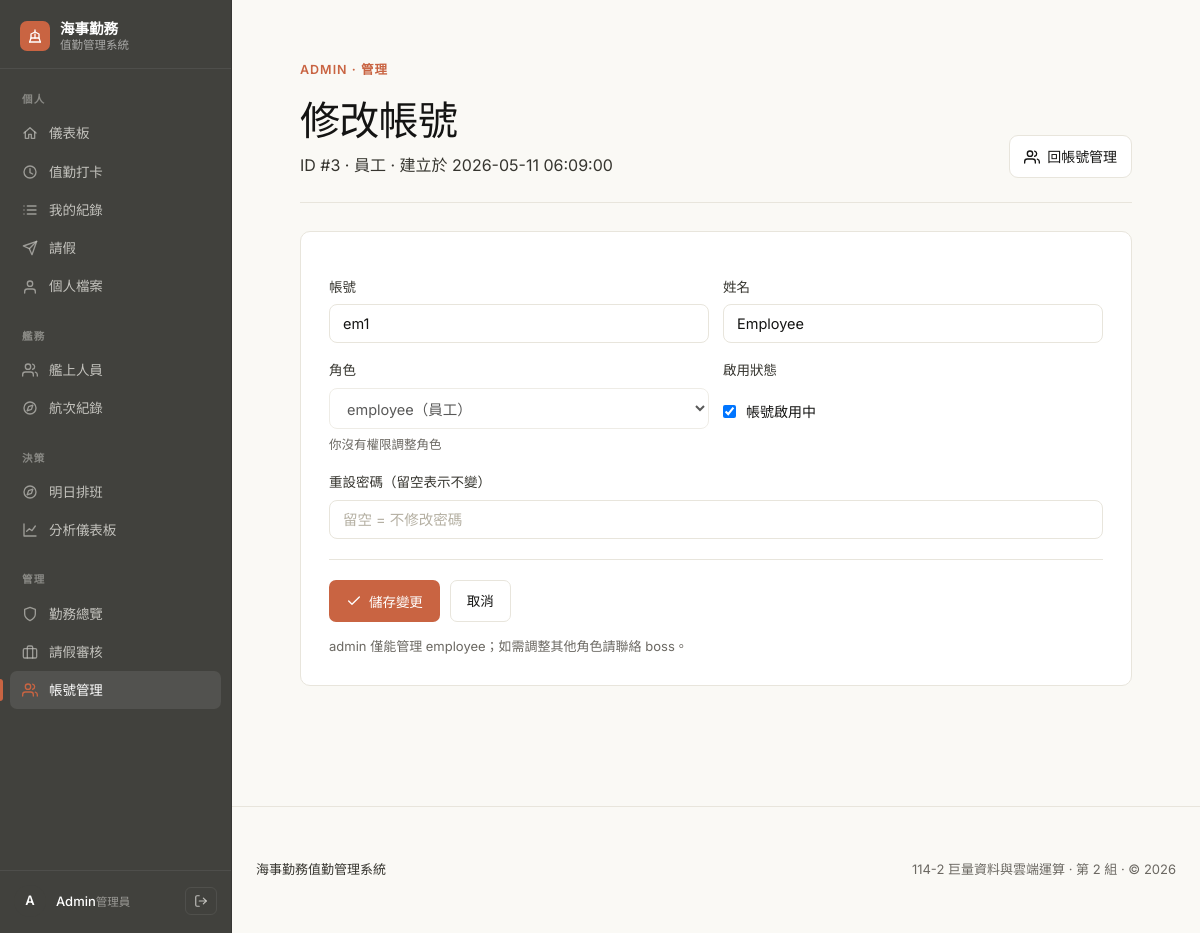
Page /admin_user_edit.php?uid=3 (signed in) on the committed database.
### tables this page shows
CREATE TABLE IF NOT EXISTS users (
  user_id INT AUTO_INCREMENT PRIMARY KEY,
  username VARCHAR(50) NOT NULL UNIQUE,
  password_hash VARCHAR(255) NOT NULL,
  full_name VARCHAR(100) NOT NULL,
  role ENUM('boss','admin','employee') NOT NULL DEFAULT 'employee',
  duty_position VARCHAR(20) NOT NULL DEFAULT '前甲板',
  is_active TINYINT(1) NOT NULL DEFAULT 1,
  created_at DATETIME NOT NULL DEFAULT CURRENT_TIMESTAMP
);

### admin_user_edit.php (the view, shortened to what this page needs)
<?php
require 'db.php';
require_once 'ui.php';
$my_role = $_SESSION['role'] ?? '';
$uid = (int)($_GET['uid'] ?? 0);
$stmt = $pdo->prepare("SELECT user_id, username, full_name, role, is_active, created_at FROM users WHERE user_id=? LIMIT 1");
$stmt->execute([$uid]);
$u = $stmt->fetch();
$can = can_manage_user($u['role'], (int)$u['user_id']);
?>
<!doctype html>
<html lang="zh-TW">
<head>
</head>
<body>
  <div class="wrap mid">
    <?php
    $actions = '<a class="btn ghost" href="admin_users.php">'.icon_svg('users').'回帳號管理</a>';
    ?>
    <div class="card">
      <form method="post">
        <fieldset <?= (!$can)?'disabled':'' ?> style="border:0;padding:0;margin:0;">
          <div class="row">
            <div>
              <label>帳號</label>
              <input name="username" value="<?= h($u['username']) ?>" placeholder="請輸入帳號" required>
            </div>
            <div>
              <label>姓名</label>
              <input name="full_name" value="<?= h($u['full_name']) ?>" placeholder="請輸入姓名" required>
            </div>
          </div>
          <div class="row">
            <div>
              <label>角色</label>
              <?php if($my_role==='boss'): ?>
                <select name="role">
                  <option value="boss"     <?= $u['role']==='boss'?'selected':'' ?>>boss（老闆）</option>
                  <option value="admin"    <?= $u['role']==='admin'?'selected':'' ?>>admin（管理員）</option>
                  <option value="employee" <?= $u['role']==='employee'?'selected':'' ?>>employee（員工）</option>
                </select>
              <?php else: ?>
                <select disabled>
                  <option selected>employee（員工）</option>
                </select>
                <div class="muted" style="margin-top:6px;font-size:12.5px;">你沒有權限調整角色</div>
              <?php endif; ?>
            </div>
            <div>
              <label>啟用狀態</label>
              <label class="check-label">
                <input type="checkbox" name="is_active" <?= ((int)$u['is_active']===1)?'checked':'' ?> style="width:auto;">
                <?= ((int)$u['is_active']===1) ? '帳號啟用中' : '帳號已停用' ?>
              </label>
            </div>
          </div>
          <label>重設密碼（留空表示不變）</label>
          <input name="newpw" type="password" placeholder="留空 = 不修改密碼">
          <div class="form-actions">
            <button class="btn primary" type="submit"><?= icon_svg('check') ?>儲存變更</button>
            <a class="btn ghost" href="admin_users.php">取消</a>
          </div>
          <?php if($my_role!=='boss'): ?>
            <div class="muted" style="margin-top:14px;font-size:13px;">admin 僅能管理 employee；如需調整其他角色請聯絡 boss。</div>
          <?php endif; ?>
        </fieldset>
      </form>
    </div>
  </div>
</body>
</html>

### style.css (style rules this page uses)
:root { --bg: #faf9f5; --bg-alt: #f1efe7; --text: #141413; --text-soft: #36352f; --muted: #6b6862; --line: #e8e5dc; --line-strong: #d2cec1; --card: #ffffff; --brand: #181818; --brand2: #2a2a2a; --brand_soft: #efeae1; --primary: #41413d; --primary2: #41413d; --primary_strong: #41413d; --primary_soft: rgba(110,111,102,.10); --primary_line: rgba(110,111,102,.30); --primary_ghost: rgba(110,111,102,.04); --accent: #c96442; --accent2: #b5502f; --accent_soft: rgba(201,100,66,.10); --ok: #3a6b4a; --warn: #8a5a0c; --off: #6b6b6b; --bad: #a8341a; --info: #2a5a99; --err: #a8341a; --border: #e8e5dc; --font-sans: "Inter", "Noto Sans TC", system-ui, -apple-system, "Segoe UI", "PingFang TC", Roboto, Arial, sans-serif; --font-display: "Inter", "Noto Sans TC", system-ui, -apple-system, "Segoe UI", "PingFang TC", Roboto, Arial, sans-serif; --font-serif: var(--font-display); --font-mono: ui-monospace, "SFMono-Regular", "JetBrains Mono", "Menlo", "Consolas", monospace; --radius: 10px; --radius-sm: 6px; --shadow: none; --shadow-lg: 0 1px 2px rgba(20,15,5,.03), 0 8px 24px rgba(20,15,5,.04); }
* { box-sizing:border-box }
html { -webkit-font-smoothing: antialiased; -moz-osx-font-smoothing: grayscale; }
body { font-family: var(--font-sans); font-size: 15.5px; line-height: 1.65; color: var(--text); background: var(--bg); margin: 0; }
a { color: inherit; text-decoration: none; }
.wrap { max-width: 1120px; margin: 0 auto; padding: 24px 24px; }
body:has(> .sidebar) { padding-left: 232px; transition: padding-left .2s ease; }
.muted { color: var(--muted); font-size: 13.5px; }
.card { border: 1px solid var(--line); background: var(--card); border-radius: var(--radius); padding: 28px; margin-top: 20px; }
.btn { display: inline-flex; align-items: center; justify-content: center; gap: 7px; padding: 9px 16px; border: 1px solid rgba(255,255,255,.14); border-radius: 7px; background: transparent; text-decoration: none; cursor: pointer; font-size: 13.5px; font-weight: 500; letter-spacing: -0.05px; color: inherit; transition: background .15s ease, border-color .15s ease, color .15s ease; white-space: nowrap; }
.card .btn, .wrap .btn:not(.primary):not(.okfill):not(.danger):not(.ok) { border: 1px solid var(--line); background: var(--card); color: var(--text); }
.btn.primary { border-color: transparent; background: var(--accent); color: #fff; }
.btn.ghost { background: transparent; border-color: var(--line); color: var(--text); }
input, select, textarea { width: 100%; padding: 10px 13px; border: 1px solid var(--line); border-radius: 8px; font-size: 14.5px; font-family: inherit; background: #fff; color: var(--text); transition: border-color .12s, box-shadow .12s; }
input::placeholder, textarea::placeholder { color: #b5b0a3; }
label { display: block; font-size: 13.5px; color: var(--text-soft); margin-top: 16px; margin-bottom: 6px; font-weight: 500; letter-spacing: 0; }
.row { display: grid; grid-template-columns: 1fr 1fr; gap: 14px; }
.page-header .ph-actions .btn { padding: 9px 14px; font-size: 14px; border-radius: 9px; }
.wrap.mid { max-width: 880px; }
.form-actions { display: flex; gap: 10px; flex-wrap: wrap; margin-top: 20px; padding-top: 20px; border-top: 1px solid var(--line); }
.check-label { display: flex !important; gap: 10px; align-items: center; margin-top: 18px; font-size: 14px; font-weight: 400; color: var(--text); letter-spacing: 0; text-transform: none; }
.check-label input[type=checkbox] { width: auto; margin: 0; }

### rows in the picture
users: username "em1", full_name "Employee", is_active "☑"

### other values in the picture
$label "儀表板 值勤打卡 我的紀錄 請假 個人檔案 艦上人員 航次紀錄 明日排班 分析儀表板 勤務總覽 請假審核 帳號管理"
$init "A"
$name "Admin"
role_name($role) "管理員"
$eyebrow "ADMIN · 管理"
$title "修改帳號"
$subtitle "ID #3 · 員工 · 建立於 2026-05-11 06:09:00"
$y "2026"
